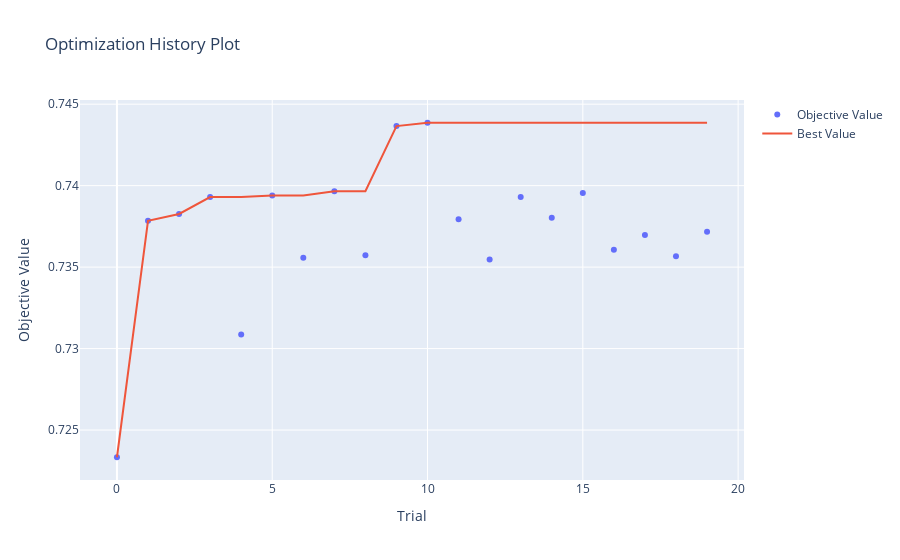
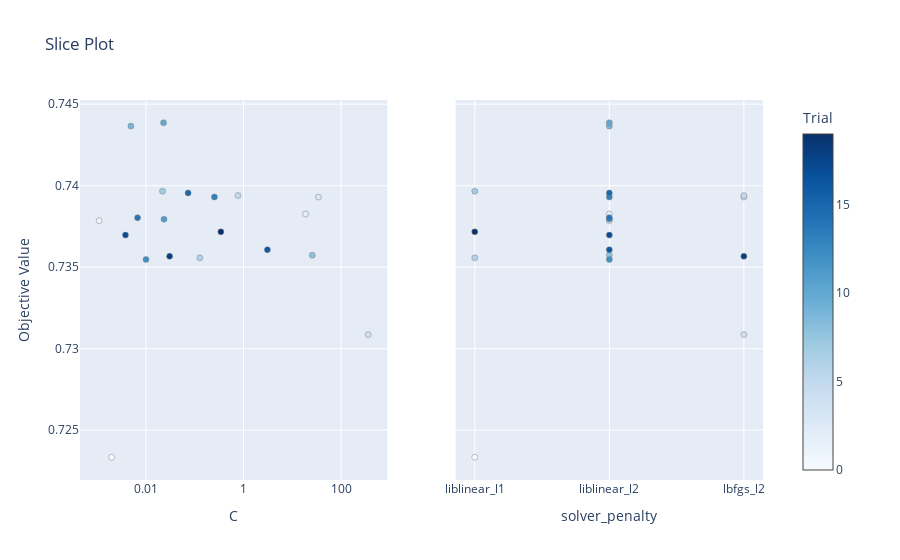
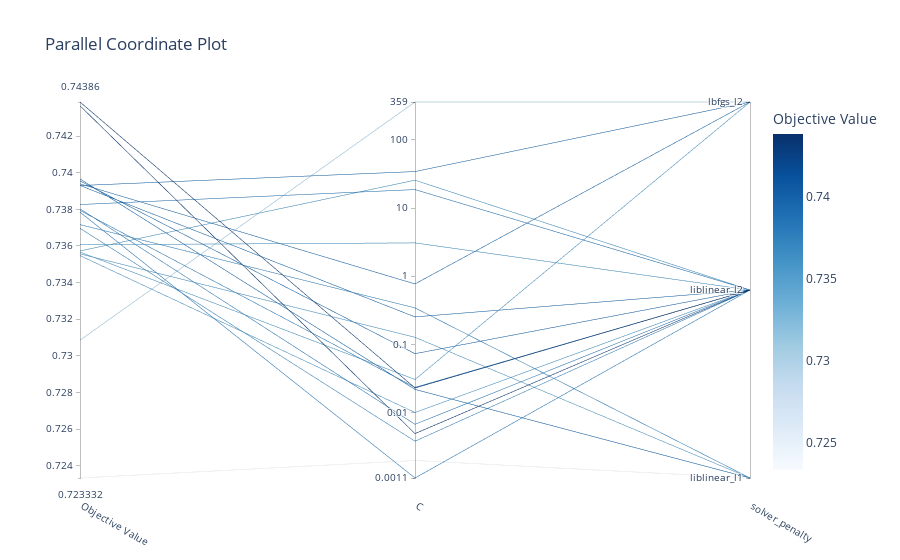
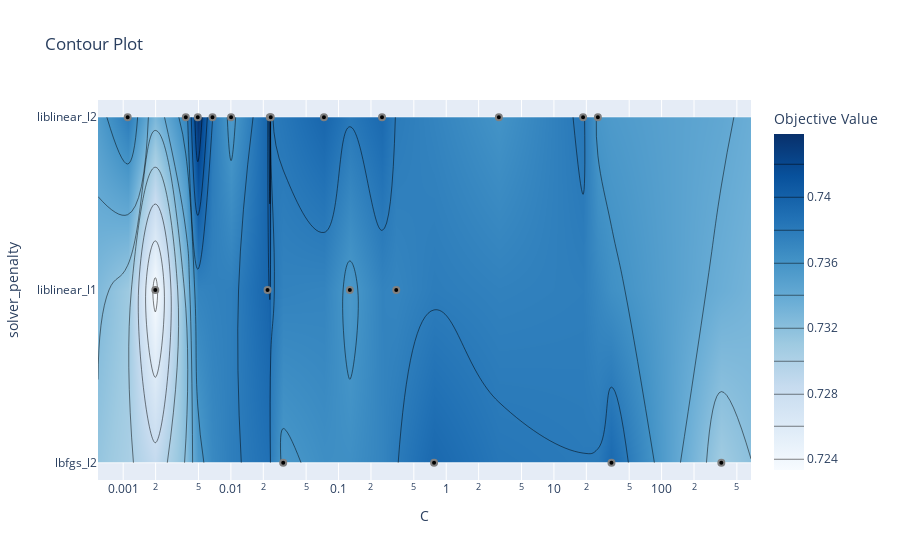

Notebook code for these charts, in order:
### Code cell
# Exibe os melhores resultados e parâmetros para cada modelo
for model_name in best_studies:
    print(f"Best F1 for {model_name}: {best_f1[model_name]}")
    print(f"Best Parameters for {model_name}: {best_params[model_name]}")

    print(f"Plots for model: {model_name}")
    fig_opt_history = plot_optimization_history(best_studies[model_name])
    fig_opt_history.show()

    fig_slice = plot_slice(best_studies[model_name])
    fig_slice.show()

    fig_parallel = plot_parallel_coordinate(best_studies[model_name])
    fig_parallel.show()

    fig_contour = plot_contour(best_studies[model_name])
    fig_contour.show()

    fig_param_importances = plot_param_importances(best_studies[model_name])
    fig_param_importances.show()

### Figure 1 — Plotly figure (JSON) as saved in the notebook; plotly's stock layout.template omitted (floating-point values rounded to 4 significant figures)
{"data": [{"mode": "markers", "name": "Objective Value", "type": "scatter", "x": [0, 1, 2, 3, 4, 5, 6, 7, 8, 9, 10, 11, 12, 13, 14, 15, 16, 17, 18, 19], "y": [0.7233, 0.7378, 0.7383, 0.7393, 0.7309, 0.7394, 0.7356, 0.7397, 0.7357, 0.7437, 0.7439, 0.7379, 0.7355, 0.7393, 0.738, 0.7396, 0.7361, 0.737, 0.7357, 0.7372]}, {"mode": "lines", "name": "Best Value", "type": "scatter", "x": [0, 1, 2, 3, 4, 5, 6, 7, 8, 9, 10, 11, 12, 13, 14, 15, 16, 17, 18, 19], "y": [0.7233, 0.7378, 0.7383, 0.7393, 0.7393, 0.7394, 0.7394, 0.7397, 0.7397, 0.7437, 0.7439, 0.7439, 0.7439, 0.7439, 0.7439, 0.7439, 0.7439, 0.7439, 0.7439, 0.7439]}, {"marker": {"color": "#cccccc"}, "mode": "markers", "name": "Infeasible Trial", "showlegend": false, "type": "scatter", "x": [], "y": []}], "layout": {"title": {"text": "Optimization History Plot"}, "xaxis": {"title": {"text": "Trial"}}, "yaxis": {"title": {"text": "Objective Value"}}}}

### Figure 2 — Plotly figure (JSON) as saved in the notebook; plotly's stock layout.template omitted (floating-point values rounded to 4 significant figures)
{"data": [{"marker": {"color": [0, 1, 2, 3, 4, 5, 6, 7, 8, 9, 10, 11, 12, 13, 14, 15, 16, 17, 18, 19], "colorbar": {"title": {"text": "Trial"}, "x": 1, "xpad": 40}, "colorscale": [[0, "rgb(247,251,255)"], [0.125, "rgb(222,235,247)"], [0.25, "rgb(198,219,239)"], [0.375, "rgb(158,202,225)"], [0.5, "rgb(107,174,214)"], [0.625, "rgb(66,146,198)"], [0.75, "rgb(33,113,181)"], [0.875, "rgb(8,81,156)"], [1, "rgb(8,48,107)"]], "line": {"color": "Grey", "width": 0.5}, "showscale": true}, "mode": "markers", "name": "Feasible Trial", "showlegend": false, "type": "scatter", "x": [0.001987, 0.001101, 18.65, 34.24, 358.6, 0.7708, 0.1273, 0.02191, 25.6, 0.004926, 0.02299, 0.02346, 0.01004, 0.2533, 0.006748, 0.07315, 3.082, 0.003813, 0.03062, 0.3434], "xaxis": "x", "y": [0.7233, 0.7378, 0.7383, 0.7393, 0.7309, 0.7394, 0.7356, 0.7397, 0.7357, 0.7437, 0.7439, 0.7379, 0.7355, 0.7393, 0.738, 0.7396, 0.7361, 0.737, 0.7357, 0.7372], "yaxis": "y"}, {"marker": {"color": [0, 1, 2, 3, 4, 5, 6, 7, 8, 9, 10, 11, 12, 13, 14, 15, 16, 17, 18, 19], "colorbar": {"title": {"text": "Trial"}, "x": 1, "xpad": 40}, "colorscale": [[0, "rgb(247,251,255)"], [0.125, "rgb(222,235,247)"], [0.25, "rgb(198,219,239)"], [0.375, "rgb(158,202,225)"], [0.5, "rgb(107,174,214)"], [0.625, "rgb(66,146,198)"], [0.75, "rgb(33,113,181)"], [0.875, "rgb(8,81,156)"], [1, "rgb(8,48,107)"]], "line": {"color": "Grey", "width": 0.5}, "showscale": false}, "mode": "markers", "name": "Feasible Trial", "showlegend": false, "type": "scatter", "x": ["liblinear_l1", "liblinear_l2", "liblinear_l2", "lbfgs_l2", "lbfgs_l2", "lbfgs_l2", "liblinear_l1", "liblinear_l1", "liblinear_l2", "liblinear_l2", "liblinear_l2", "liblinear_l2", "liblinear_l2", "liblinear_l2", "liblinear_l2", "liblinear_l2", "liblinear_l2", "liblinear_l2", "lbfgs_l2", "liblinear_l1"], "xaxis": "x2", "y": [0.7233, 0.7378, 0.7383, 0.7393, 0.7309, 0.7394, 0.7356, 0.7397, 0.7357, 0.7437, 0.7439, 0.7379, 0.7355, 0.7393, 0.738, 0.7396, 0.7361, 0.737, 0.7357, 0.7372], "yaxis": "y2"}], "layout": {"title": {"text": "Slice Plot"}, "xaxis": {"anchor": "y", "domain": [0, 0.45], "title": {"text": "C"}, "type": "log"}, "xaxis2": {"anchor": "y2", "categoryarray": ["liblinear_l1", "liblinear_l2", "lbfgs_l2"], "categoryorder": "array", "domain": [0.55, 1], "title": {"text": "solver_penalty"}, "type": "category"}, "yaxis": {"anchor": "x", "domain": [0, 1], "title": {"text": "Objective Value"}}, "yaxis2": {"anchor": "x2", "domain": [0, 1], "matches": "y", "showticklabels": false}}}

### Figure 3 — Plotly figure (JSON) as saved in the notebook; plotly's stock layout.template omitted (floating-point values rounded to 4 significant figures)
{"data": [{"dimensions": [{"label": "Objective Value", "range": [0.7233, 0.7439], "values": [0.7233, 0.7378, 0.7383, 0.7393, 0.7309, 0.7394, 0.7356, 0.7397, 0.7357, 0.7437, 0.7439, 0.7379, 0.7355, 0.7393, 0.738, 0.7396, 0.7361, 0.737, 0.7357, 0.7372]}, {"label": "C", "range": [-2.958, 2.555], "ticktext": ["0.0011", "0.01", "0.1", "1", "10", "100", "359"], "tickvals": [-2.958, -2, -1, 0, 1, 2, 2.555], "values": [-2.702, -2.958, 1.271, 1.534, 2.555, -0.113, -0.8952, -1.659, 1.408, -2.307, -1.638, -1.63, -1.998, -0.5963, -2.171, -1.136, 0.4888, -2.419, -1.514, -0.4642]}, {"label": "solver_penalty", "range": [0, 2], "ticktext": ["liblinear_l1", "liblinear_l2", "lbfgs_l2"], "tickvals": [0, 1, 2], "values": [0, 1, 1, 2, 2, 2, 0, 0, 1, 1, 1, 1, 1, 1, 1, 1, 1, 1, 2, 0]}], "labelangle": 30, "labelside": "bottom", "line": {"color": [0.7233, 0.7378, 0.7383, 0.7393, 0.7309, 0.7394, 0.7356, 0.7397, 0.7357, 0.7437, 0.7439, 0.7379, 0.7355, 0.7393, 0.738, 0.7396, 0.7361, 0.737, 0.7357, 0.7372], "colorbar": {"title": {"text": "Objective Value"}}, "colorscale": [[0, "rgb(247,251,255)"], [0.125, "rgb(222,235,247)"], [0.25, "rgb(198,219,239)"], [0.375, "rgb(158,202,225)"], [0.5, "rgb(107,174,214)"], [0.625, "rgb(66,146,198)"], [0.75, "rgb(33,113,181)"], [0.875, "rgb(8,81,156)"], [1, "rgb(8,48,107)"]], "reversescale": false, "showscale": true}, "type": "parcoords"}], "layout": {"title": {"text": "Parallel Coordinate Plot"}}}

### Figure 4 — Plotly figure (JSON) as saved in the notebook; plotly's stock layout.template omitted (floating-point values rounded to 4 significant figures)
{"data": [{"colorbar": {"title": {"text": "Objective Value"}}, "colorscale": [[0, "rgb(247,251,255)"], [0.125, "rgb(222,235,247)"], [0.25, "rgb(198,219,239)"], [0.375, "rgb(158,202,225)"], [0.5, "rgb(107,174,214)"], [0.625, "rgb(66,146,198)"], [0.75, "rgb(33,113,181)"], [0.875, "rgb(8,81,156)"], [1, "rgb(8,48,107)"]], "connectgaps": true, "contours": {"coloring": "heatmap"}, "hoverinfo": "none", "line": {"smoothing": 1.3}, "reversescale": false, "type": "contour", "x": [0.0005834, 0.001101, 0.001987, 0.003813, 0.004926, 0.006748, 0.01004, 0.02191, 0.02299, 0.02346, 0.03062, 0.07315, 0.1273, 0.2533, 0.3434, 0.7708, 3.082, 18.65, 25.6, 34.24, 358.6, 676.6], "y": ["lbfgs_l2", "liblinear_l1", "liblinear_l2"], "z": [[null, null, null, null, null, null, null, null, null, null, 0.7357, null, null, null, null, 0.7394, null, null, null, 0.7393, 0.7309, null], [null, null, 0.7233, null, null, null, null, 0.7397, null, null, null, null, 0.7356, null, 0.7372, null, null, null, null, null, null, null], [null, 0.7378, null, 0.737, 0.7437, 0.738, 0.7355, null, 0.7439, 0.7379, null, 0.7396, null, 0.7393, null, null, 0.7361, 0.7383, 0.7357, null, null, null]]}, {"marker": {"color": "black", "line": {"color": "Gray", "width": 2}}, "mode": "markers", "name": "Feasible Trial", "showlegend": false, "type": "scatter", "x": [0.001987, 0.001101, 18.65, 34.24, 358.6, 0.7708, 0.1273, 0.02191, 25.6, 0.004926, 0.02299, 0.02346, 0.01004, 0.2533, 0.006748, 0.07315, 3.082, 0.003813, 0.03062, 0.3434], "y": ["liblinear_l1", "liblinear_l2", "liblinear_l2", "lbfgs_l2", "lbfgs_l2", "lbfgs_l2", "liblinear_l1", "liblinear_l1", "liblinear_l2", "liblinear_l2", "liblinear_l2", "liblinear_l2", "liblinear_l2", "liblinear_l2", "liblinear_l2", "liblinear_l2", "liblinear_l2", "liblinear_l2", "lbfgs_l2", "liblinear_l1"]}, {"marker": {"color": "#cccccc", "line": {"color": "Gray", "width": 2}}, "mode": "markers", "name": "Infeasible Trial", "showlegend": false, "type": "scatter", "x": [], "y": []}], "layout": {"title": {"text": "Contour Plot"}, "xaxis": {"range": [-3.234, 2.83], "title": {"text": "C"}, "type": "log"}, "yaxis": {"range": [-0.1, 2.1], "title": {"text": "solver_penalty"}, "type": "category"}}}
